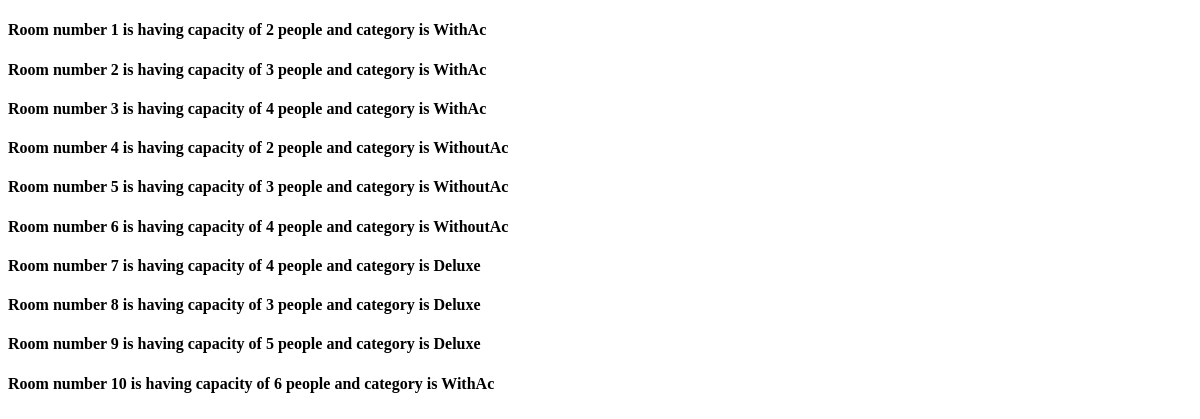
/room_list/, run on an earlier commit of the app's database.
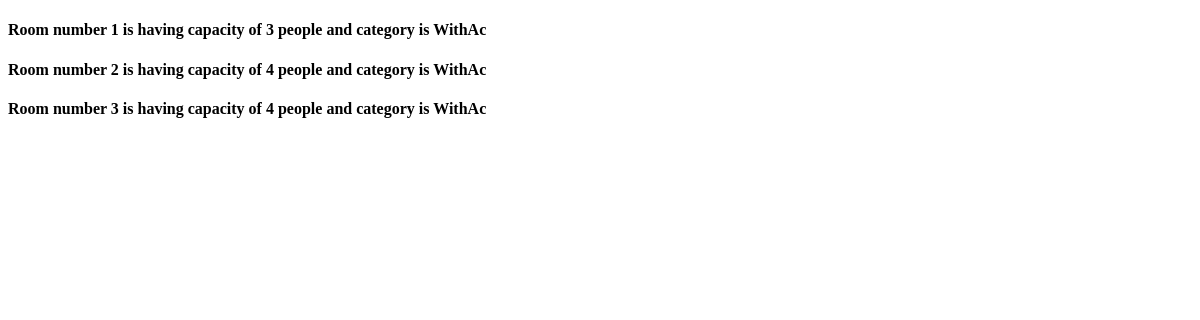
And on a later commit of the database.
### HMS_APP/models.py (models this page shows)
class Room(models.Model) :
    ROOM_CATEGORIES = (
        ('WithAc', 'AC'),
        ('WithoutAc', 'NON-AC'),
        ('Deluxe', 'DELUXE'),
    )
    number = models.IntegerField()
    category = models.CharField(max_length = 10, choices=ROOM_CATEGORIES)
    capacity = models.IntegerField()
    room_description = models.TextField()
    room_price = models.IntegerField(help_text = "Price Per Day", null=True)
    room_picture = models.ImageField(null=True)
    def __str__(self) :
        return f'Room number {self.number} is having capacity of {self.capacity} people and category is {self.category}'

### HMS_APP/views.py (the view)
# urls.py: path('room_list/', RoomList.as_view(), name = "roomlist"),
class RoomList(ListView):
    model = Room

### templates/HMS_APP/room_list.html (shortened to what this page needs)
<!DOCTYPE html>
<html lang="en">
<head>
</head>
<body>
    {% for rooms in room_list %}
    <h4> {{rooms}} </h4>
    {% endfor %}
</body>
</html>

What changed in the data, as far as the page shows it:
removed Room: number+capacity+category "Room number 1 is having capacity of 2 people and category is WithAc"
removed Room: number+capacity+category "Room number 2 is having capacity of 3 people and category is WithAc"
removed Room: number+capacity+category "Room number 4 is having capacity of 2 people and category is WithoutAc"
removed Room: number+capacity+category "Room number 5 is having capacity of 3 people and category is WithoutAc"
removed Room: number+capacity+category "Room number 6 is having capacity of 4 people and category is WithoutAc"
removed Room: number+capacity+category "Room number 7 is having capacity of 4 people and category is Deluxe"
removed Room: number+capacity+category "Room number 8 is having capacity of 3 people and category is Deluxe"
removed Room: number+capacity+category "Room number 9 is having capacity of 5 people and category is Deluxe"
removed Room: number+capacity+category "Room number 10 is having capacity of 6 people and category is WithAc"
added Room: number+capacity+category "Room number 1 is having capacity of 3 people and category is WithAc"
added Room: number+capacity+category "Room number 2 is having capacity of 4 people and category is WithAc"
